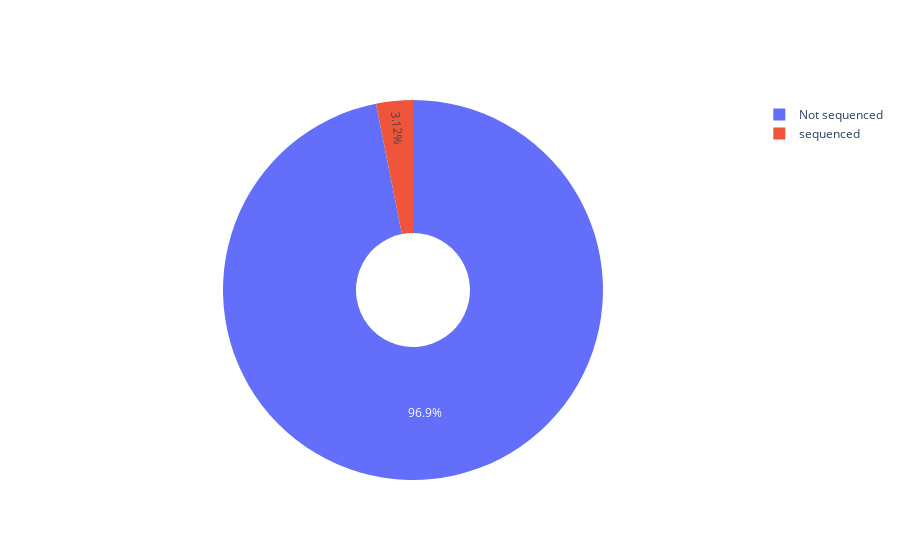

Notebook cell for this chart:
### Code cell
#sequenced_total = county_cases["sequenced"].sum()
#unsequenced = county_cases["samples_collected"].sum() - sequenced_total
labels = ["sequenced", "Not sequenced"]
values = [county_cases["sequenced"].sum(), county_cases["samples_collected"].sum()-county_cases["sequenced"].sum()]
chart_fig = go.Figure(layout = Layout())
chart_fig.add_trace(go.Pie(labels = labels, values = values, hole = .3, hoverinfo="label + value + percent"))
#chart_fig.show()

### Figure 1 — Plotly figure (JSON) as saved in the notebook; plotly's stock layout.template omitted (floating-point values rounded to 4 significant figures)
{"data": [{"hole": 0.3, "hoverinfo": "label+value+percent", "labels": ["sequenced", "Not sequenced"], "type": "pie", "values": [3220, 99940]}], "layout": {}}
